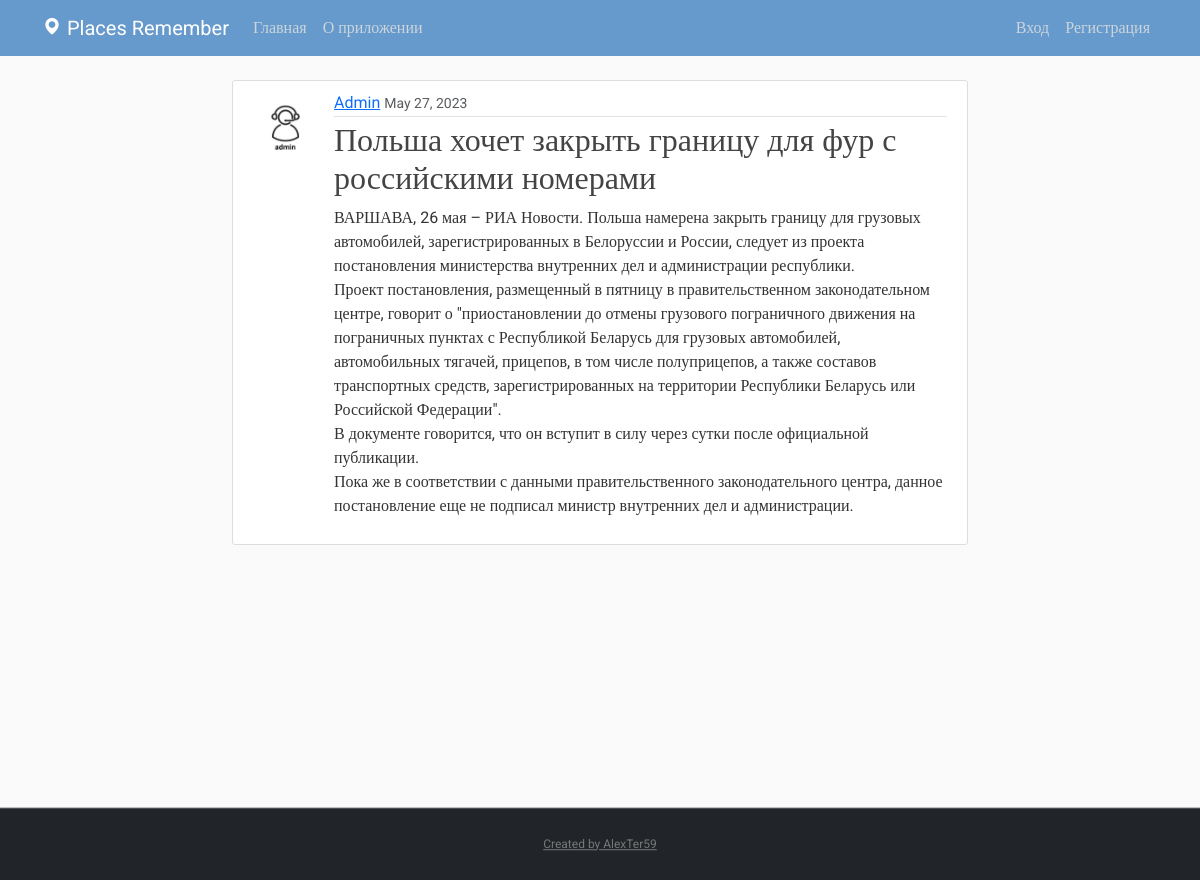
/post/5/, run on the app's committed database.
### blog/models.py (models this page shows, shortened)
class Post(models.Model):
    title = models.CharField('Заголовок', max_length=100)
    content = models.TextField('Описание')
    date_posted = models.DateTimeField(default=timezone.now)
    author = models.ForeignKey(User, on_delete=models.CASCADE)

### users/models.py (models this page shows, shortened)
class Profile(models.Model):
    user = models.OneToOneField(User, on_delete=models.CASCADE)
    image = models.ImageField('Аватар', default='default.jpg', upload_to='profile_pics')
    avatar = models.CharField(max_length=100, null=True, default='/media/default.jpg', verbose_name="Фото")

### blog/views.py (the view)
# urls.py: path('post/<int:pk>/', PostDetailView.as_view(), name='post-detail'),
class PostDetailView(DetailView):
    model = Post

### blog/templates/blog/post_detail.html (shortened to what this page needs)
{% extends "blog/base.html" %}
{% block content %}
  <article class="media content-section d-flex align-items-stretch">
    <img class="rounded-circle article-img" src="{{ object.author.profile.image.url }}">
    <div class="media-body">
      <div class="article-metadata">
        <a class="mr-2" href="#">{{ object.author }}</a>
        <small class="text-muted">{{ object.date_posted|date:"F d, Y" }}</small>
      </div>
      <h2 class="article-title">{{ object.title }}</h2>
      <p class="article-content">{{ object.content }}</p>
    </div>
  </article>
{% endblock content %}

### blog/static/blog/css/main.css (style rules this page uses)
﻿body, html { width:100%; height:100% }
body { margin:0; padding:0; background: #fafafa; color: #333333; margin-top: 5rem; font-family:Roboto; }
h1, h2, h3, h4, h5, h6 { color: #444444; }
.content-section { background: #ffffff; padding: 10px 20px; border: 1px solid #dddddd; border-radius: 3px; margin-bottom: 20px; }
.article-title { color: #444444; }
.article-content { white-space: pre-line; }
.article-img { height: 65px; width: 65px; margin-right: 16px; }
.article-metadata { padding-bottom: 1px; margin-bottom: 4px; border-bottom: 1px solid #e3e3e3 }

### data on the page
Post: author.profile.image (picture), author "Admin", date_posted "May 27, 2023", title "Польша хочет закрыть границу для фур с российскими номерами", content "ВАРШАВА, 26 мая – РИА Новости. Польша намерена закрыть границу для грузовых автомобилей, зарегистрированных в Белоруссии и России, следует из проекта постановления министерства внутренних дел и администрации республики. Проект постановления, размещенный в пятницу в правительственном законодательном центре, говорит о \"приостановлении до отмены грузового пограничного движения на пограничных пунктах с Республикой Беларусь для грузовых автомобилей, автомобильных тягачей, прицепов, в том числе полуприцепов, а также составов транспортных средств, зарегистрированных на территории Республики Беларусь или Российской Федерации\". В документе говорится, что он вступит в силу через сутки после…"
